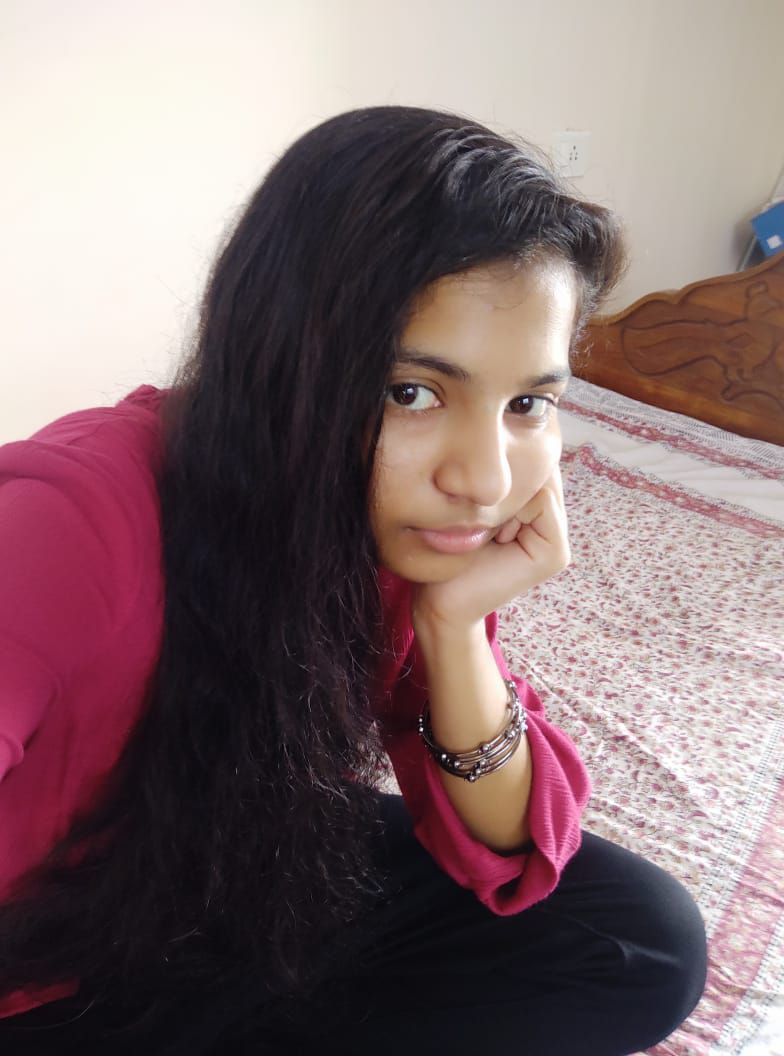
#> input picture 2.jpg, 784 x 1056 px, found by its file name
$ jupyter execute --allow-errors using_pretrainedmodel.ipynb
#> lines starting #> are read from the running program, lines starting #| are printed output that depends on the picture
[cell 1]
import numpy as np
import argparse
import cv2
import os

Credits:
	1. https://github.com/opencv/opencv/blob/master/samples/dnn/colorization.py
	2. http://richzhang.github.io/colorization/
	3. https://github.com/richzhang/colorization/

[cell 2]
DIR = r"C:\Users\P Srivalli Patel\Downloads\dataset"
PROTOTXT = os.path.join(DIR, r"Model/colorization_deploy_v2.prototxt")
POINTS = os.path.join(DIR, r"Model/pts_in_hull.npy")
MODEL = os.path.join(DIR, r"Model/colorization_release_v2.caffemodel")

[cell 3]
TestImagePath="C:/Users/P Srivalli Patel/Downloads/dataset/test_dataset/"

[cell 4]
# Load the Model
print("Load model")
#> (the rest of this cell did not finish here and is left out)

#> (a cell that did not finish here is left out)

[cell 6]
# Load the input image
ImagePath=TestImagePath+"2.jpg"
print(ImagePath)
image = cv2.imread(ImagePath)
#> image is the input picture: shape (1056, 784, 3); mean B, G, R 111.7, 109.6, 131.1
scaled = image.astype("float32") / 255.0
lab = cv2.cvtColor(scaled, cv2.COLOR_BGR2LAB)
#> lab: shape (1056, 784, 3) float32; mean of channels 0, 1, 2 46.4, 8.9, 2.7

resized = cv2.resize(lab, (224, 224))
#> resized: shape (224, 224, 3) float32; mean of channels 0, 1, 2 46.4, 8.9, 2.7
L = cv2.split(resized)[0]
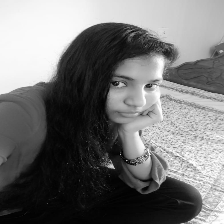
#> L: shape (224, 224) float32; min 1.92, max 99.91, mean 46.4; drawn with min black and max white
L -= 50

[cell 7]
print("Colorizing the image")
#> (the rest of this cell did not finish here and is left out)

[cell 8]
L = cv2.split(lab)[0]
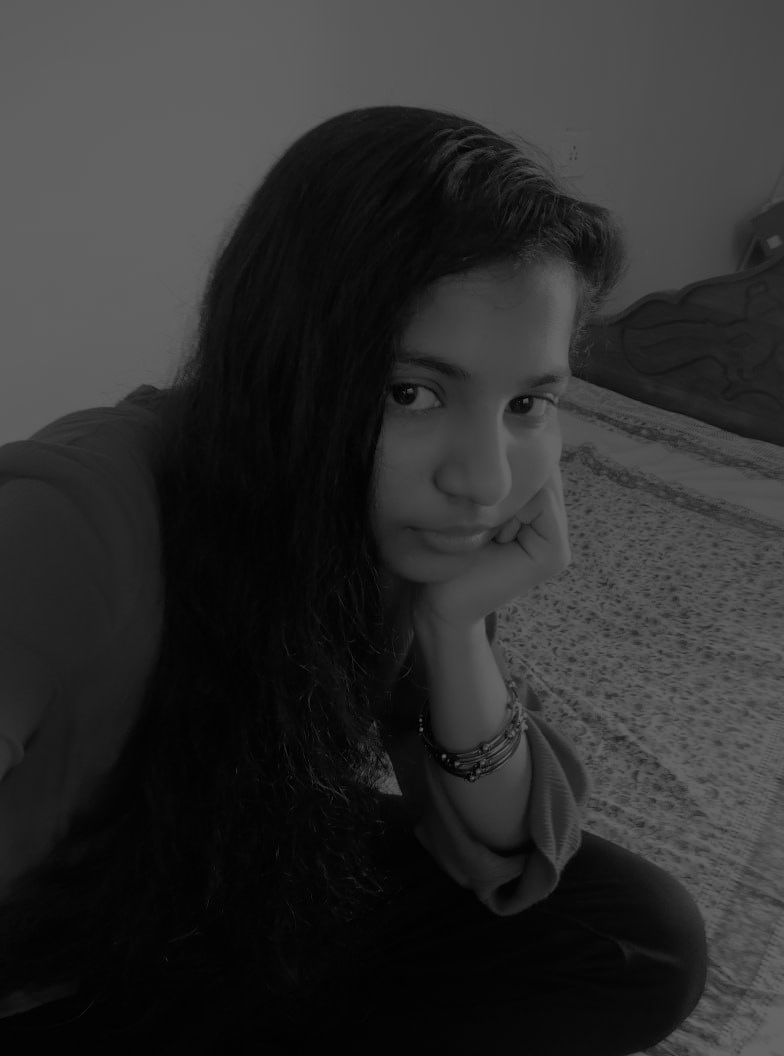
#> L: shape (1056, 784) float32; min 0.177, max 100, mean 46.4
#> (the rest of this cell did not finish here and is left out)

$ run again, with 1.jpg copied over 2.jpg
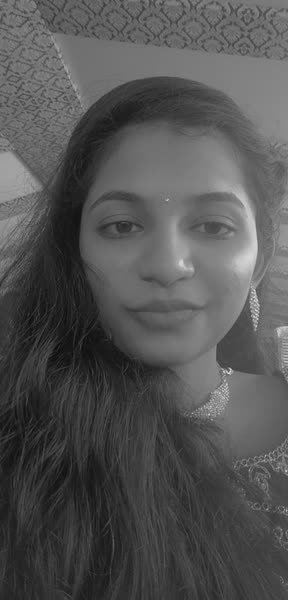
#> input picture 1.jpg, 288 x 600 px, found by its file name
#> image is the input picture: shape (600, 288, 3); min 10, max 226, mean 83.3
#> lab: shape (600, 288, 3) float32; mean of channels 0, 1, 2 34.8, 0, 0
#> resized: shape (224, 224, 3) float32; mean of channels 0, 1, 2 34.8, 0, 0
#> `L = cv2.split(resized)[0]`:
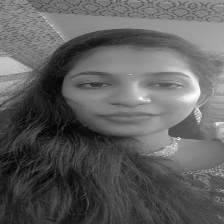
#> L: shape (224, 224) float32; min 4.64, max 84.91, mean 34.8; drawn with min black and max white
#> `L = cv2.split(lab)[0]`:
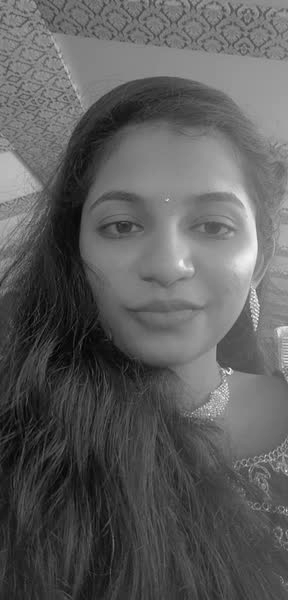
#> L: shape (600, 288) float32; min 2.8, max 89.75, mean 34.8; drawn with min black and max white

$ run again, with 3.jpg copied over 2.jpg
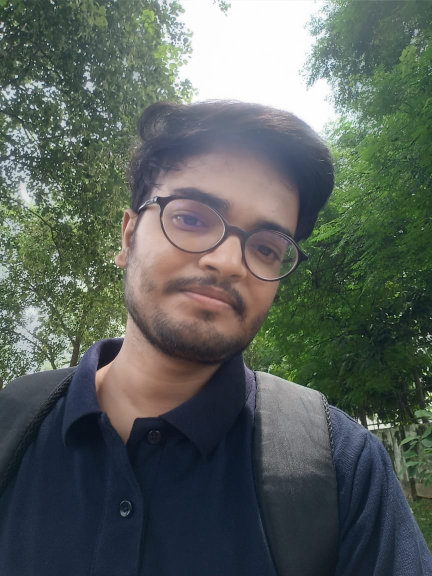
#> input picture 3.jpg, 864 x 1152 px, found by its file name (shown at 1/2 size)
#> image is the input picture: shape (1152, 864, 3); mean B, G, R 92.7, 97.5, 89.6
#> lab: shape (1152, 864, 3) float32; mean of channels 0, 1, 2 39.4, -3.5, 1.5
#> resized: shape (224, 224, 3) float32; mean of channels 0, 1, 2 39.4, -3.5, 1.5
#> `L -= 50`:
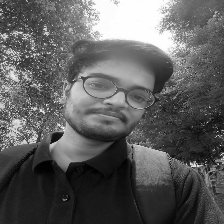
#> L: shape (224, 224) float32; min -46.12, max 50, mean -10.6; drawn with min black and max white
#> `L = cv2.split(lab)[0]`:
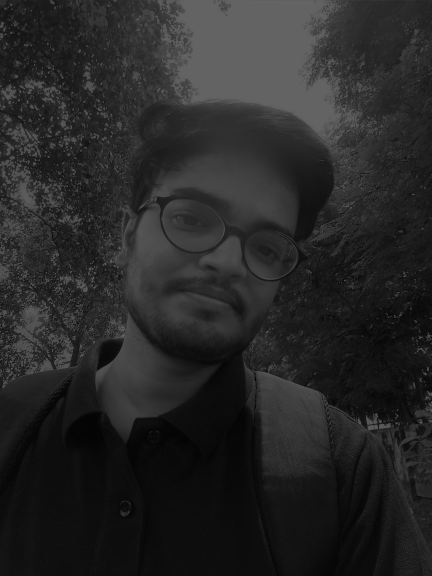
#> L: shape (1152, 864) float32 (shown at 1/2 size); min 0.433, max 100, mean 39.4
